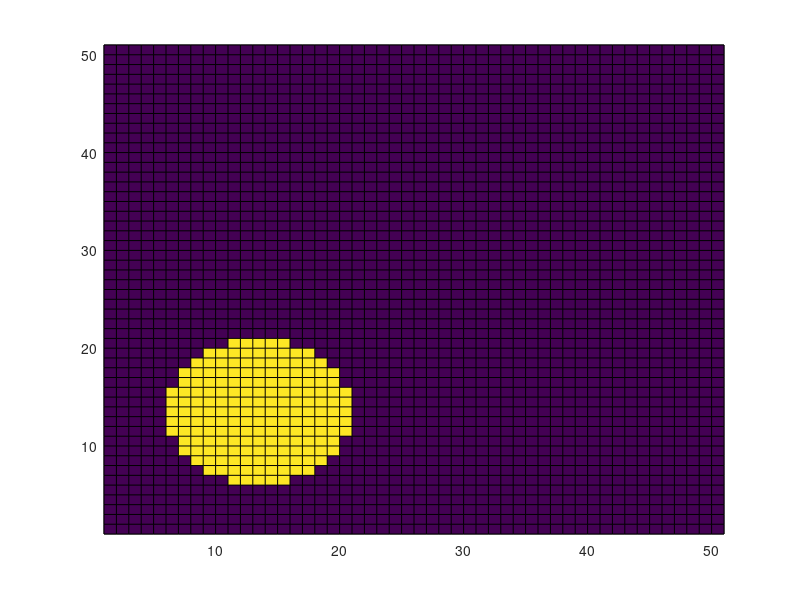

This chart was generated by the following MATLAB code:
function [X,Y,scuy,scvx,scp2,scp2i,LANDMASK] = get_grid()
%% get_grid.m
%% Author: Timothy Williams
%% Date:   20140826, 03:08:57 CEST

%%testing:
ii = 51;
jj = 51;
dx = 4e3;%m
dy = 4e3;%m
%%
xm = (ii+1)/2*dx;
ym = (jj+1)/2*dy;
xx = -xm+dx*(1:ii)';
yy = -ym+dy*(1:jj)';
%
[Y,X] = meshgrid(yy,xx);
R     = sqrt(X.^2+Y.^2);
Theta = atan2(Y,X);

scuy     = 0*X+dy;
scvx     = 0*X+dx;
scp2     = scuy.*scvx;
scp2i    = 1./scp2;
LANDMASK = 0*X;

%%make an island;
x0             = -xm+.25*(2*xm); %%centre
y0             = -ym+.25*(2*ym); %%centre
R0             = 30e3;           %%radius
j0             = find( (X-x0).^2+(Y-y0).^2<R0^2 );
LANDMASK(j0)   = 1;

if 1
   pcolor(LANDMASK);
end
